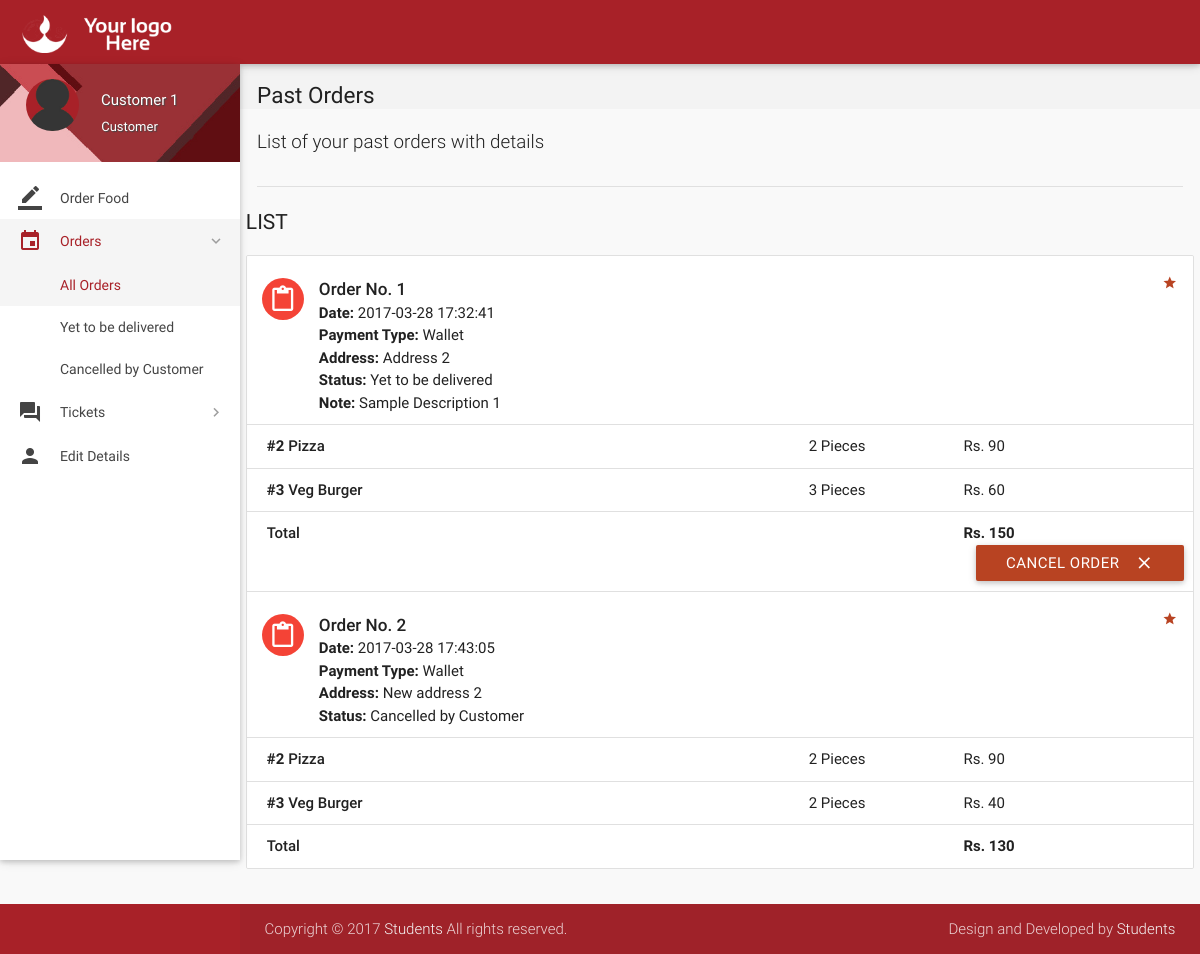
Page /orders.php (signed in) on the committed database.
### tables this page shows
CREATE TABLE `orders` (
  `id` int(11) NOT NULL,
  `customer_id` int(11) NOT NULL,
  `address` varchar(300) NOT NULL,
  `description` varchar(300) NOT NULL,
  `date` datetime NOT NULL DEFAULT current_timestamp(),
  `payment_type` varchar(16) NOT NULL DEFAULT 'Wallet',
  `total` int(11) NOT NULL,
  `status` varchar(25) NOT NULL DEFAULT 'Yet to be delivered',
  `deleted` tinyint(4) NOT NULL DEFAULT 0
);

CREATE TABLE `order_details` (
  `id` int(11) NOT NULL,
  `order_id` int(11) NOT NULL,
  `item_id` int(11) NOT NULL,
  `quantity` int(11) NOT NULL,
  `price` int(11) NOT NULL
);

CREATE TABLE `items` (
  `id` int(11) NOT NULL,
  `name` varchar(20) NOT NULL,
  `price` int(11) NOT NULL,
  `deleted` tinyint(4) NOT NULL DEFAULT 0,
  `picture` varchar(255) NOT NULL
);

### includes/connect.php (called while the page is built, shortened)
<?php
$name = $_SESSION['name'];
$role = $_SESSION['role'];
?>

### includes/wallet.php (called while the page is built, shortened)
<?php
$user_id=$_SESSION['user_id'];
?>

### orders.php (the view, shortened to what this page needs)
<?php
include 'includes/connect.php';
include 'includes/wallet.php';
	if($_SESSION['customer_sid']==session_id())
	{
		?>
<!DOCTYPE html>
<html lang="en">
<head>
  <link href="css/materialize.min.css" type="text/css" rel="stylesheet" media="screen,projection">
  <link href="css/style.min.css" type="text/css" rel="stylesheet" media="screen,projection">
  <link href="css/custom/custom.min.css" type="text/css" rel="stylesheet" media="screen,projection">
  <link href="js/plugins/perfect-scrollbar/perfect-scrollbar.css" type="text/css" rel="stylesheet" media="screen,projection">
</head>
<body>
  <header id="header" class="page-topbar">
        <div class="navbar-fixed">
            <nav class="navbar-color">
                <div class="nav-wrapper">
                    <ul class="left">
                      <li><h1 class="logo-wrapper"><a href="index.php" class="brand-logo darken-1"><img src="images/materialize-logo.png" alt="logo"></a> <span class="logo-text">Logo</span></h1></li>
                    </ul>
                </div>
            </nav>
        </div>
  </header>
  <div id="main">
    <div class="wrapper">
      <aside id="left-sidebar-nav">
        <ul id="slide-out" class="side-nav fixed leftside-navigation">
            <li class="user-details cyan darken-2">
            <div class="row">
                <div class="col col s4 m4 l4">
                    <img src="images/avatar.jpg" alt="" class="circle responsive-img valign profile-image">
                </div>
                <div class="col col s8 m8 l8">
                    <a class="btn-flat dropdown-button waves-effect waves-light white-text profile-btn" href="#" data-activates="profile-dropdown"><?php echo $name;?> <i class="mdi-navigation-arrow-drop-down right"></i></a>
                    <p class="user-roal"><?php echo $role;?></p>
                </div>
            </div>
            </li>
            <li class="bold"><a href="panel.php" class="waves-effect waves-cyan"><i class="mdi-editor-border-color"></i> Order Food</a>
            </li>
                <li class="no-padding">
                    <ul class="collapsible collapsible-accordion">
                        <li class="bold"><a class="collapsible-header waves-effect waves-cyan active"><i class="mdi-editor-insert-invitation"></i> Orders</a>
                            <div class="collapsible-body">
                                <ul>
								<li class="<?php
								if(!isset($_GET['status'])){
										echo 'active';
									}?>
									"><a href="orders.php">All Orders</a>
                                </li>
								<?php
									$sql = mysqli_query($con, "SELECT DISTINCT status FROM orders  WHERE customer_id = $user_id;;");
									while($row = mysqli_fetch_array($sql)){
                                    echo '<li class='.(isset($_GET['status'])?($status == $_GET['status'] ? 'active' : ''): '').'><a href="orders.php?status='.$row['status'].'">'.$row['status'].'</a>
                                    </li>';
									}
									?>
                                </ul>
                            </div>
                        </li>
                    </ul>
                </li>
                <li class="no-padding">
                    <ul class="collapsible collapsible-accordion">
                        <li class="bold"><a class="collapsible-header waves-effect waves-cyan"><i class="mdi-action-question-answer"></i> Tickets</a>
                        </li>
                    </ul>
                </li>
            <li class="bold"><a href="details.php" class="waves-effect waves-cyan"><i class="mdi-social-person"></i> Edit Details</a>
            </li>
        </ul>
        </aside>
      <section id="content">
        <div id="breadcrumbs-wrapper">
          <div class="container">
            <div class="row">
              <div class="col s12 m12 l12">
                <h5 class="breadcrumbs-title">Past Orders</h5>
              </div>
            </div>
          </div>
        </div>
        <div class="container">
          <p class="caption">List of your past orders with details</p>
          <div class="divider"></div>
<div id="work-collections" class="seaction">
					<?php
					if(isset($_GET['status'])){
						$status = $_GET['status'];
					}
					else{
						$status = '%';
					}
					$sql = mysqli_query($con, "SELECT * FROM orders WHERE customer_id = $user_id AND status LIKE '$status';;");
					echo '              <div class="row">
                <div>
                    <h4 class="header">List</h4>
                    <ul id="issues-collection" class="collection">';
					while($row = mysqli_fetch_array($sql))
					{
						$status = $row['status'];
						echo '<li class="collection-item avatar">
                              <i class="mdi-content-content-paste red circle"></i>
                              <span class="collection-header">Order No. '.$row['id'].'</span>
                              <p><strong>Date:</strong> '.$row['date'].'</p>
                              <p><strong>Payment Type:</strong> '.$row['payment_type'].'</p>
							  <p><strong>Address: </strong>'.$row['address'].'</p>
                              <p><strong>Status:</strong> '.($status=='Paused' ? 'Paused <a  data-position="bottom" data-delay="50" data-tooltip="Please contact administrator for further details." class="btn-floating waves-effect waves-light tooltipped cyan">    ?</a>' : $status).'</p>
							  '.(!empty($row['description']) ? '<p><strong>Note: </strong>'.$row['description'].'</p>' : '').'
							  <a href="#" class="secondary-content"><i class="mdi-action-grade"></i></a>
                              </li>';
						$order_id = $row['id'];
						$sql1 = mysqli_query($con, "SELECT * FROM order_details WHERE order_id = $order_id;");
						while($row1 = mysqli_fetch_array($sql1))
						{
							$item_id = $row1['item_id'];
							$sql2 = mysqli_query($con, "SELECT * FROM items WHERE id = $item_id;");
							while($row2 = mysqli_fetch_array($sql2)){
								$item_name = $row2['name'];
							}
							echo '<li class="collection-item">
                            <div class="row">
                            <div class="col s7">
                            <p class="collections-title"><strong>#'.$row1['item_id'].'</strong> '.$item_name.'</p>
                            </div>
                            <div class="col s2">
                            <span>'.$row1['quantity'].' Pieces</span>
                            </div>
                            <div class="col s3">
                            <span>Rs. '.$row1['price'].'</span>
                            </div>
                            </div>
                            </li>';
							$id = $row1['order_id'];
						}
								echo'<li class="collection-item">
                                        <div class="row">
                                            <div class="col s7">
                                                <p class="collections-title"> Total</p>
                                            </div>
                                            <div class="col s2">
											<span> </span>
                                            </div>
                                            <div class="col s3">
                                                <span><strong>Rs. '.$row['total'].'</strong></span>
                                            </div>';
								if(!preg_match('/^Cancelled/', $status)){
									if($status != 'Delivered'){
								echo '<form action="routers/cancel-order.php" method="post">
										<input type="hidden" value="'.$id.'" name="id">
										<input type="hidden" value="Cancelled by Customer" name="status">
										<input type="hidden" value="'.$row['payment_type'].'" name="payment_type">
										<button class="btn waves-effect waves-light right submit" type="submit" name="action">Cancel Order
                                              <i class="mdi-content-clear right"></i>
										</button>
										</form>';
								}
								}
								echo'</div></li>';
					}
					?>
					 </ul>
                </div>
              </div>
            </div>
        </div>
      </section>
    </div>
  </div>
  <footer class="page-footer">
    <div class="footer-copyright">
      <div class="container">
        <span>Copyright © 2017 <a class="grey-text text-lighten-4" href="#" target="_blank">Students</a> All rights reserved.</span>
        <span class="right"> Design and Developed by <a class="grey-text text-lighten-4" href="#">Students</a></span>
        </div>
    </div>
  </footer>
</body>
</html>
<?php
	}
?>

### rows in the picture
orders: id "1", date "2017-03-28 17:32:41", payment_type "Wallet", address "Address 2", status "Yet to be delivered", description "Sample Description 1", total "150"
order_details: item "2", item.name "Pizza", quantity "2", price "90"
order_details: item "3", item.name "Veg Burger", quantity "3", price "60"
orders: id "2", date "2017-03-28 17:43:05", payment_type "Wallet", address "New address 2", status "Cancelled by Customer", total "130"
order_details: item "2", item.name "Pizza", quantity "2", price "90"
order_details: item "3", item.name "Veg Burger", quantity "2", price "40"

### other values in the picture
$name "Customer 1"
$role "Customer"
$row['status'] "Yet to be delivered"
$row['status'] "Cancelled by Customer"
